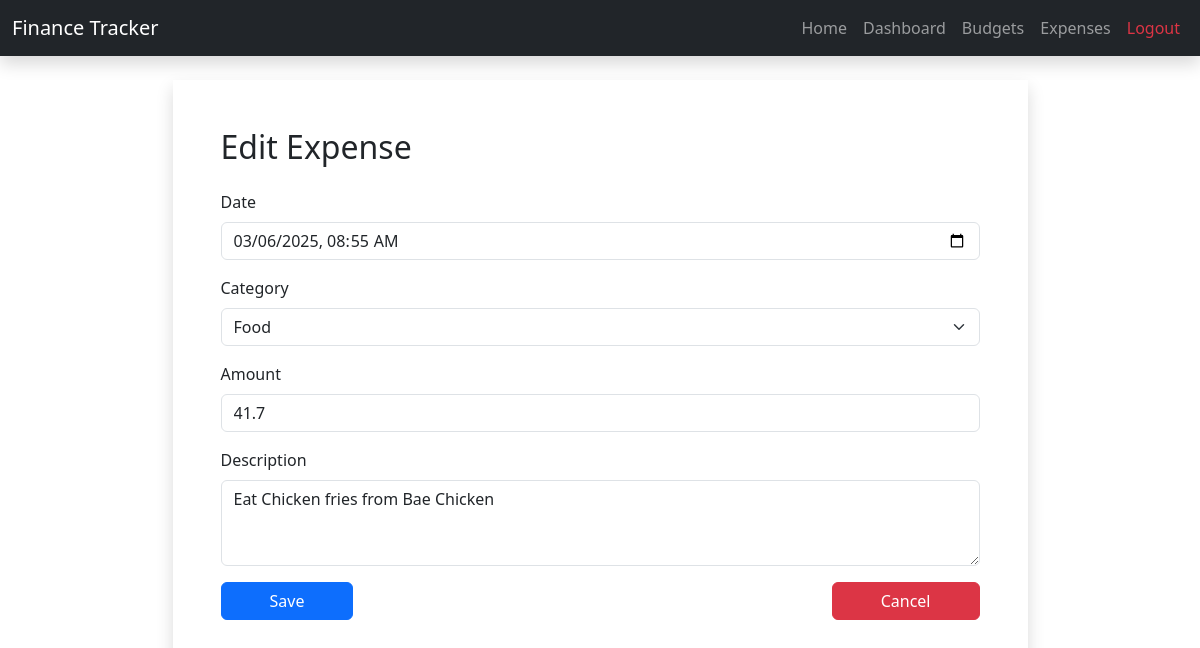
The page /edit_expense/7 (signed in) on the database its author committed.
### app/models.py (models this page shows, shortened)
class Expense(db.Model):
    id = db.Column(db.Integer, primary_key=True)
    user_id = db.Column(db.Integer, db.ForeignKey('user.id'), nullable=False)
    amount = db.Column(db.Float, nullable=False)
    category_id = db.Column(db.Integer, db.ForeignKey('category.id'), nullable=False)
    description = db.Column(db.String(255), nullable=True)
    date = db.Column(db.DateTime, nullable=False, default=lambda: datetime.now(utc_zone).astimezone(local_tz))
    category = db.relationship('Category', backref='expenses')

class Category(db.Model):
    id = db.Column(db.Integer, primary_key=True)
    name = db.Column(db.String(50), unique=True, nullable=False)

### app/routes.py (the view, shortened to what this page needs)
@bp.route('/edit_expense/<int:expense_id>', methods=['GET', 'POST'])
@login_required
def edit_expense(expense_id):
    expense = Expense.query.filter_by(id=expense_id, user_id=current_user.id).first()
    if not expense:
        flash("Expense not found or access denied.", "danger")
        return redirect(url_for('main.view_expenses'))
    categories = Category.query.all()
    current_month = datetime.utcnow().month
    current_year = datetime.utcnow().year
    monthly_budget = Budget.query.filter_by(user_id=current_user.id, period="monthly", month=current_month, year=current_year).first()
    monthly_budget_amount = monthly_budget.amount if monthly_budget else 0
    total_expenses = db.session.query(func.sum(Expense.amount)).filter(
        Expense.user_id == current_user.id,
        func.extract('month', Expense.date) == current_month,
        func.extract('year', Expense.date) == current_year
    ).scalar() or 0
    remaining_budget = monthly_budget_amount - total_expenses + expense.amount
    return render_template('edit_expense.html', expense=expense, categories=categories)

### app/__init__.py (called while the page is built)
@login_manager.user_loader
def load_user(user_id):
    from app.models import User
    return User.query.get(int(user_id))

### app/templates/edit_expense.html
{% extends "base.html" %}
{% block content %}
<div class="row justify-content-md-center">
    <div class="col col-lg-9 shadow p-5">
        <h2 class="mb-4">Edit Expense</h2>
        <form method="POST">
            <div class="mb-3">
                <label for="date" class="form-label">Date</label>
                <input type="datetime-local" id="date" name="expense_date" class="form-control"
                       value="{{ expense.date.strftime('%Y-%m-%dT%H:%M') }}" required>
            </div>
            <div class="mb-3">
                <label for="category" class="form-label">Category</label>
                <select id="category" name="category_id" class="form-select" required>
                    {% for category in categories %}
                        <option value="{{ category.id }}" {% if category.id == expense.category_id %} selected {% endif %}>
                            {{ category.name }}
                        </option>
                    {% endfor %}
                </select>
            </div>
            <div class="mb-3">
                <label for="amount" class="form-label">Amount</label>
                <input type="number" step="0.01" id="amount" name="amount" class="form-control"
                       value="{{ expense.amount }}" required>
            </div>
            <div class="mb-3">
                <label for="description" class="form-label">Description</label>
                <textarea id="description" name="description" class="form-control" rows="3" required>{{ expense.description }}</textarea>
            </div>
            <div class="d-flex justify-content-between">
                <button type="submit" class="btn btn-primary px-5">Save </button>
                <a href="{{ url_for('main.view_expenses') }}" class="btn btn-danger px-5">Cancel</a>
            </div>
        </form>
    </div>
</div>
{% endblock %}

### rows shown on the page
Expense: expense_date "03/06/2025 08:55", category_id "Food", amount "41.7", description "Eat Chicken fries from Bae Chicken"
